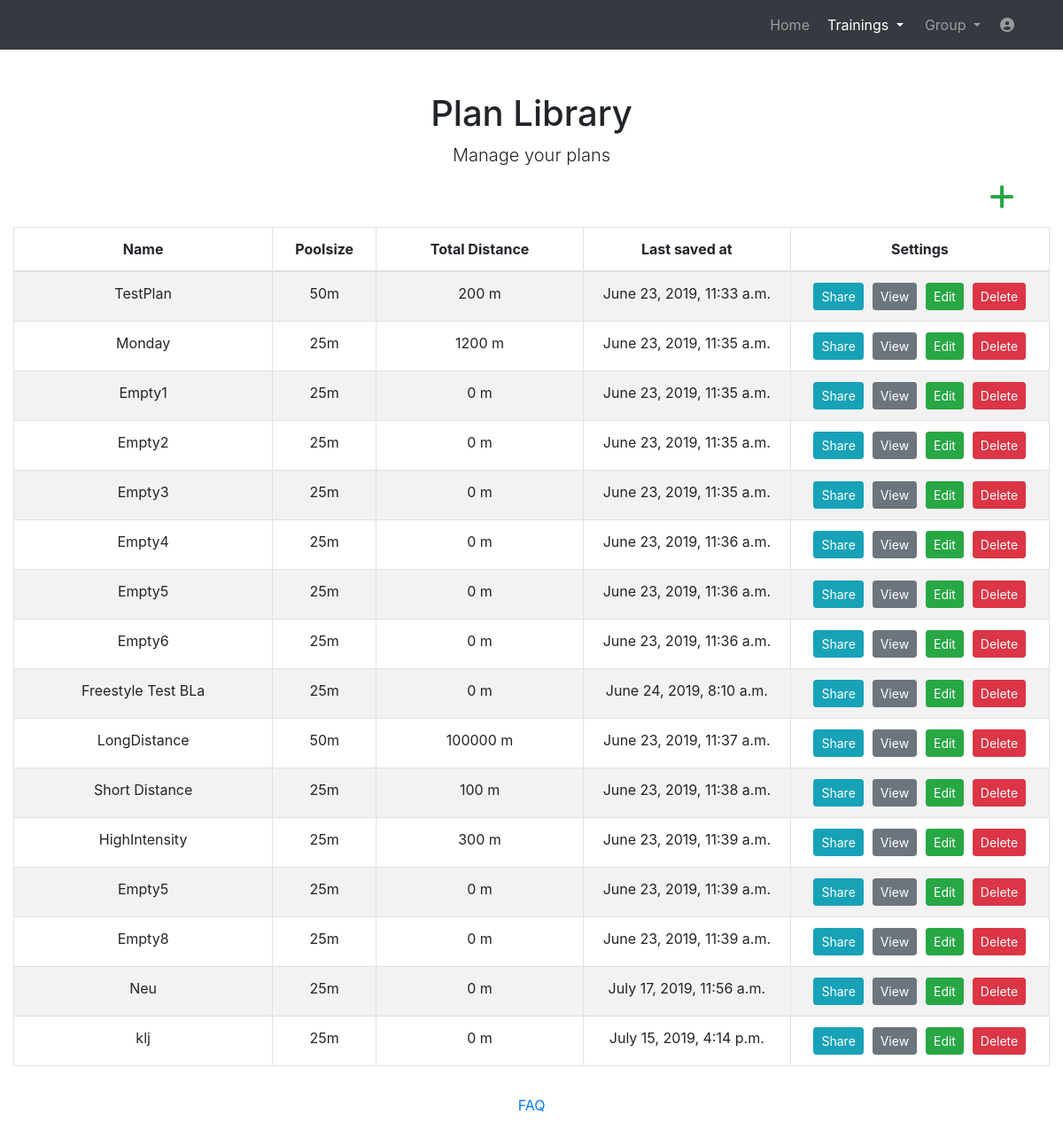
The app's page /website/manageplans (signed in) with its own data.
### website/models.py (models this page shows)
class Plan(models.Model):
    name = models.CharField(max_length=128)
    size = models.CharField(max_length=30)
    totaldistance = models.IntegerField(default=0)
    saved_at = models.DateTimeField(auto_now=True)
    user = models.ForeignKey(User, on_delete=models.CASCADE)

### website/views_loggedin.py (the view)
# urls.py: path('manageplans', views_loggedin.manageplans, name='manageplans'),
@login_required
def manageplans(request):
    user = request.user
    plans = Plan.objects.filter(user=user)
    return render(request, 'manageplans.html', context={'obj': plans})

### templates/manageplans.html (shortened to what this page needs)
<!DOCTYPE html>
<html lang="en">
<head>
  {% load static %}
  <link href="{% static 'vendor/bootstrap/css/bootstrap.min.css' %}" rel="stylesheet">
  <link media="screen" href="{% static 'css/plan.css' %}" rel="stylesheet">
  <link href="{% static 'vendor/fontawesome-free/css/all.min.css' %}" rel="stylesheet" type="text/css">
  <link href="//netdna.bootstrapcdn.com/font-awesome/3.2.1/css/font-awesome.css" rel="stylesheet">
</head>
<body>
  <nav class="navbar navbar-expand-lg navbar-dark bg-dark static-top">
    <div class="container">
      <div class="collapse navbar-collapse" id="navbarResponsive">
        <ul class="navbar-nav ml-auto">
          <li class="nav-item ">
            <a class="nav-link" href="home">Home</a>
          </li>
		  <li class="nav-item dropdown no-arrow mx-1 active">
			<a class="nav-link dropdown-toggle" href="#" id="messagesDropdown" role="button" data-toggle="dropdown" aria-haspopup="true" aria-expanded="false">
					Trainings
			</a>
		  </li>
          <li class="nav-item dropdown no-arrow mx-1">
			<a class="nav-link dropdown-toggle" href="#" id="messagesDropdown" role="button" data-toggle="dropdown" aria-haspopup="true" aria-expanded="false">
					Group
			</a>
		  </li>
		   <li class="nav-item dropdown no-arrow">
			<a class="nav-link " href="#" id="userDropdown" role="button" data-toggle="dropdown" aria-haspopup="true" aria-expanded="false">
			  <i class="fas fa-user-circle fa-fw"></i>
			</a>
		  </li>
        </ul>
      </div>
    </div>
  </nav>
  <div class="container">
    <div class="row">
      <div class="col-lg-12 text-center">
        <h1 class="mt-5">Plan Library</h1>
        <p class="lead">Manage your plans</p>
      </div>
    </div>
  </div>
  <div class="container" style="max-width: 1340px;">
    {% include 'manageplanstable.html' %}
  </div>
    <footer class="page-footer font-small blue">
      <div class="footer-copyright text-center py-3">
        <a href="help"> FAQ</a>
      </div>
    </footer>
</body>
</html>

### templates/manageplanstable.html (shortened to what this page needs)
{% load static %}
    <div>
      <div >
        <div id="table" class="table-editable">
          <span class="table-add float-right mb-3 mr-2">
              <a href="{% url 'newplan' %}" class="text-success" style="margin-right: 2.0rem !important;">
                <i class="fas fa-plus fa-2x" aria-hidden="true"></i>
              </a>
          </span>
          <table id="mytable" class="table table-bordered table-responsive-md table-striped text-center">
            <thead>
              <tr>
                <th class="text-center" style="width:25%;">Name</th>
                <th class="text-center" style="width:10%;">Poolsize</th>
                <th class="text-center" style="width:20%;">Total Distance</th>
                <th class="text-center" style="width:20%;">Last saved at</th>
                <th class="text-center" style="width:25%;">Settings</th>
              </tr>
            </thead>
            <tbody>
            {% for b in obj %}
              <tr>
                <td>{{ b.name }}</td>
                <td>{{ b.size }}</td>
                <td>{{ b.totaldistance }} m</td>
                <td>{{ b.saved_at }}</td>
                <td>
                  <span>
                    <a href="" class="btn btn-info btn-rounded btn-sm my-0"  data-toggle="modal" data-target="#shareModal{{b.pk}}" style="margin-right:2%;" >Share</a>
                  </span>
                  <a href="{% url 'showplan' plan_id=b.pk %}" class="btn btn-secondary btn-rounded btn-sm my-0" style="padding-left: 3%; padding-right:3%; margin-right:2%;" >View</a>
                  <a href="{% url 'alterplan' plan_id=b.pk %}" class="btn btn-success btn-rounded btn-sm my-0" style="padding-left: 3%; padding-right:3%; margin-right:2%;" >Edit</a>
                  <span>
                    <a href="" class="btn btn-danger btn-rounded btn-sm my-0"  data-toggle="modal" data-target="#deleteModal{{b.pk}}" >Delete</a>
                  </span>
                </td>
              </tr>
             {% endfor %}
            </tbody>
          </table>
        </div>
      </div>
    </div>

### records on screen
Plan: name "TestPlan", size "50m", totaldistance "200", saved_at "June 23, 2019, 11:33 a.m."
Plan: name "Monday", size "25m", totaldistance "1200", saved_at "June 23, 2019, 11:35 a.m."
Plan: name "Empty1", size "25m", totaldistance "0", saved_at "June 23, 2019, 11:35 a.m."
Plan: name "Empty2", size "25m", totaldistance "0", saved_at "June 23, 2019, 11:35 a.m."
Plan: name "Empty3", size "25m", totaldistance "0", saved_at "June 23, 2019, 11:35 a.m."
Plan: name "Empty4", size "25m", totaldistance "0", saved_at "June 23, 2019, 11:36 a.m."
Plan: name "Empty5", size "25m", totaldistance "0", saved_at "June 23, 2019, 11:36 a.m."
Plan: name "Empty6", size "25m", totaldistance "0", saved_at "June 23, 2019, 11:36 a.m."
Plan: name "Freestyle Test BLa", size "25m", totaldistance "0", saved_at "June 24, 2019, 8:10 a.m."
Plan: name "LongDistance", size "50m", totaldistance "100000", saved_at "June 23, 2019, 11:37 a.m."
Plan: name "Short Distance", size "25m", totaldistance "100", saved_at "June 23, 2019, 11:38 a.m."
Plan: name "HighIntensity", size "25m", totaldistance "300", saved_at "June 23, 2019, 11:39 a.m."
Plan: name "Empty5", size "25m", totaldistance "0", saved_at "June 23, 2019, 11:39 a.m."
Plan: name "Empty8", size "25m", totaldistance "0", saved_at "June 23, 2019, 11:39 a.m."
Plan: name "Neu", size "25m", totaldistance "0", saved_at "July 17, 2019, 11:56 a.m."
Plan: name "klj", size "25m", totaldistance "0", saved_at "July 15, 2019, 4:14 p.m."
